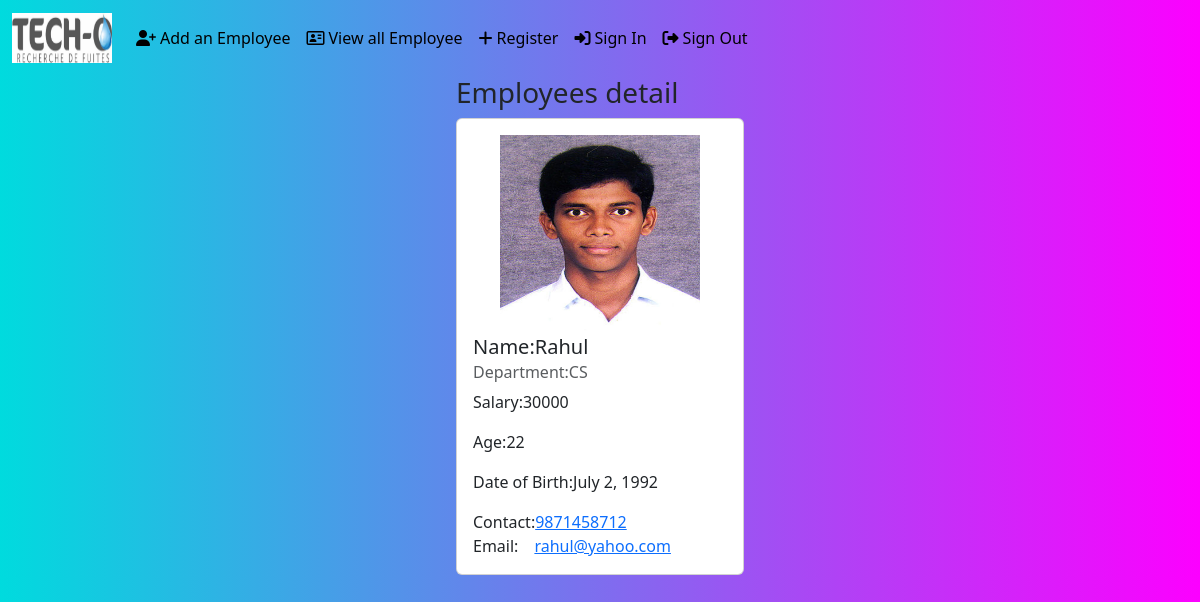
Page /employees/3/ (signed in) on the committed database.
### crm/models.py (models this page shows, shortened)
class Employees(models.Model):
    name=models.CharField(max_length=100)
    department=models.CharField(max_length=100) #for Charfield, max_length is needed
    salary=models.PositiveIntegerField()
    email=models.EmailField(unique=True)  #unique=True means same email cannot be used for other ids
    age=models.PositiveIntegerField()
    contact=models.CharField(null=True,max_length=10)
    image=models.ImageField(upload_to='images',null=True,blank=True) #null for database,blank=True for form,i.e. form will accept without picture
    date_of_birth=models.DateField(null=True,blank=True)

### crm/views.py (the view)
# urls.py: path('employees/<int:pk>/',EmployeeDetailView.as_view(),name='emp_details'),
@method_decorator(signin_required,name='dispatch')
class EmployeeDetailView(View):
    def get(self,request,*args,**kwargs):
        print(kwargs)
        id=kwargs.get('pk') #kwargs={'pk':1} pk meaning primary key
        qs=Employees.objects.get(id=id)
        return render(request,'emp_details.html',{'data':qs})

### crm/views.py (called while the page is built)
def signin_required(fn): #fn=get or post
    def wrapper(request,*args,**kwargs):
        if not request.user.is_authenticated:  #not works opposite, true become false, false become true
            messages.error(request,'Invalid session,please sign in')
            return redirect('signin')
        else:
            return fn(request,*args,**kwargs)  #fn=get/post
    return wrapper

### crm/templates/emp_details.html
{%extends 'base.html'%}
{%block body_block%}
<div class="container d-flex justify-content-center">
    <div>
        <h3>Employees detail</h3>
        <div class="card" style="width: 18rem;">
            <div class="card-body">
              <div class="d-flex justify-content-center">
                {%if data.image%}
                    <img src="{{data.image.url}}" alt="" style="width: 200px; height: 200px;">
                {%endif%}
              </div>
              <h5 class="card-title">Name:{{data.name}}</h5>
              <h6 class="card-subtitle mb-2 text-body-secondary">Department:{{data.department}}</h6>
              <p class="card-text">Salary:{{data.salary}}</p>
              <p class="card-text">Age:{{data.age}}</p>
              <p class='card-text'>Date of Birth:{{data.date_of_birth}}</p>
              Contact:<a href="#" class="card-link">{{data.contact}}</a>
              Email:<a href="#" class="card-link">{{data.email}}</a>
            </div>
          </div>
    </div>
</div>
{%endblock%}

### crm/templates/base.html (style rules this page uses)
body { background-color: #00DBDE; background-image: linear-gradient(90deg, #00DBDE 0%, #FC00FF 100%); }

### rows in the picture
Employees: image (picture), name "Rahul", department "CS", salary "30000", age "22", date_of_birth "July 2, 1992", contact "9871458712", email "rahul@yahoo.com"
